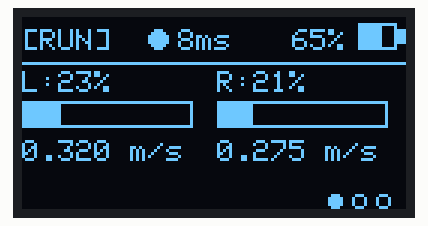
Simulated run of this sketch. Board: Arduino Uno, built for the host (arithmetic inside an expression is 32-bit, double 64-bit). Shown: 128×64 one-colour display.

Above: at 0.68 s.
At 5.78 s:
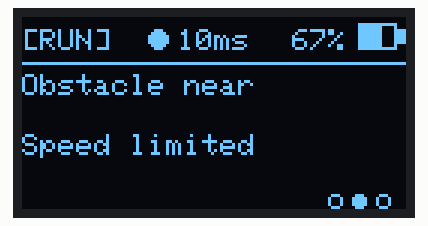
At 7.28 s:
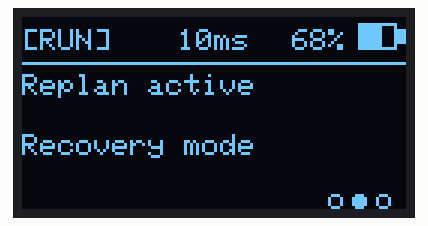
At 10.28 s:
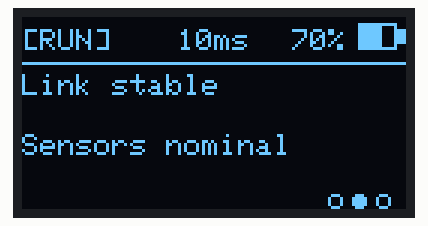
At 22.28 s:
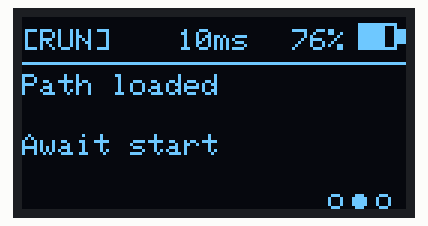
At 38.78 s:
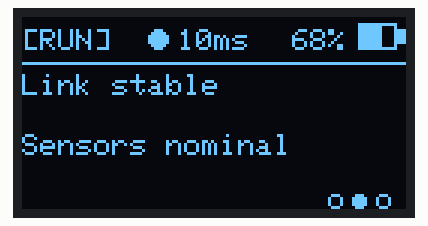

The sketch:

oled.ino
```cpp
#include <Adafruit_SSD1306.h>
#include <Adafruit_GFX.h>
#include <Wire.h>
#include <atomic>

#define WIDTH 128
#define HEIGHT 64

// ── Header region ────────────────────────────────────────────
#define HEADER_H 16  // pixels reserved for the fixed header
#define DIVIDER_Y 15 // y-coord of the horizontal divider line
#define CONTENT_Y 17 // first pixel row of the page content area

// ── Page cycling ─────────────────────────────────────────────
#define NUM_PAGES 3
#define PAGE_CYCLE_MS 5000 // ms between automatic page advances

// ── Hardcoded demo values ─────────────────────────────────────
// Page 1 – motors
float leftPwm = 0.75f; // 0.0 – 1.0
float rightPwm = 0.25f;
float leftVel = 0.576f; // m/s
float rightVel = 0.123f;

// Page 2 – text messages
const char *msgLine1 = "RPi: path loaded";
const char *msgLine2 = "Waiting for start";

// Page 3 – sensors
float tofDist = 18.4f;  // cm  (main ToF sensor)
float us1Dist = 45.2f;  // cm  (ultrasonic 1)
float us2Dist = 112.7f; // cm  (ultrasonic 2)
bool irFront = true;
bool irBack = false;
#define TOF_WARN_CM 20.0f

// ── State ─────────────────────────────────────────────────────
Adafruit_SSD1306 display(WIDTH, HEIGHT, &Wire, -1);

std::atomic<uint8_t> pageIndex = 0;
static uint32_t lastPageSwitch = 0;
static uint32_t lastOledUpdate = 0;
static uint32_t lastBlink = 0;
static bool blinkState = false;
static uint32_t lastFakeUpdate = 0;
static uint16_t simStep = 0;
static uint8_t battPct = 72;
static uint16_t fakeLoopMs = 10;

const char *msgPool1[] = {
    "Path loaded",
    "Tracking",
    "Obstacle near",
    "Replan active",
    "Link stable"};

const char *msgPool2[] = {
    "Await start",
    "Goal update",
    "Speed limited",
    "Recovery mode",
    "Sensors nominal"};

const uint8_t MSG_COUNT = sizeof(msgPool1) / sizeof(msgPool1[0]);

// ── Helpers ───────────────────────────────────────────────────

// Clear only the content area below the header
void clearContent()
{
  display.fillRect(0, CONTENT_Y, WIDTH, HEIGHT - CONTENT_Y, BLACK);
}

// Draw the persistent header (called once on init, then only the
// mutable parts – blink dot, loop time, battery – are refreshed)
void drawHeaderStatic()
{
  display.setTextSize(1);
  display.setTextColor(WHITE);
  display.setCursor(0, 4);
  display.print("[RUN]");
  display.drawLine(0, DIVIDER_Y, WIDTH - 1, DIVIDER_Y, WHITE);
}

void refreshHeader(uint16_t loopMs, uint8_t battPct)
{
  // Blink dot (status indicator)
  display.fillCircle(45, 7, 3, blinkState ? WHITE : BLACK);

  // Loop time
  display.fillRect(52, 1, 30, 12, BLACK);
  display.setTextSize(1);
  display.setCursor(52, 4);
  display.print(loopMs);
  display.print("ms");

  // Battery icon + percentage
  display.fillRect(90, 1, 38, 12, BLACK);
  display.setCursor(90, 4);
  display.print(battPct);
  display.print("%");
  display.drawRect(112, 2, 13, 9, WHITE); // battery body
  display.fillRect(125, 4, 3, 5, WHITE);  // battery nub
  // Fill proportional to charge
  uint8_t fillW = (uint8_t)(11 * battPct / 100);
  if (fillW)
    display.fillRect(113, 3, fillW, 7, WHITE);
}

void drawPageDots()
{
  for (uint8_t i = 0; i < NUM_PAGES; i++)
  {
    uint8_t dx = WIDTH - NUM_PAGES * 8 + i * 8;
    if (i == pageIndex)
      display.fillCircle(dx, HEIGHT - 3, 2, WHITE);
    else
      display.drawCircle(dx, HEIGHT - 3, 2, WHITE);
  }
}

float triWave(uint16_t phase, uint16_t period)
{
  uint16_t p = phase % period;
  uint16_t half = period / 2;
  if (p < half)
  {
    return (float)p / (float)half;
  }
  return (float)(period - p) / (float)half;
}

void updateFakeData(uint32_t now)
{
  if (now - lastFakeUpdate < 120)
  {
    return;
  }
  lastFakeUpdate = now;
  simStep++;

  float tSlow = triWave(simStep, 120);
  float tFast = triWave(simStep * 3, 120);

  leftPwm = 0.22f + 0.70f * tSlow;
  rightPwm = 0.18f + 0.74f * tFast;

  leftVel = 0.10f + leftPwm * 0.95f;
  rightVel = 0.08f + rightPwm * 0.90f;

  tofDist = 9.0f + 55.0f * triWave(simStep * 2, 180);
  us1Dist = 22.0f + 125.0f * triWave(simStep + 25, 200);
  us2Dist = 18.0f + 140.0f * triWave(simStep + 90, 220);

  irFront = (tofDist < 16.0f) || ((simStep / 10) % 9 == 0);
  irBack = ((simStep / 14) % 7 == 0);

  uint8_t msgIdx = (simStep / 16) % MSG_COUNT;
  msgLine1 = msgPool1[msgIdx];
  msgLine2 = msgPool2[msgIdx];

  battPct = 65 + (uint8_t)(12.0f * triWave(simStep, 360));
  fakeLoopMs = 8 + (uint16_t)(5.0f * triWave(simStep * 5, 120));
}

// Page 1 ─ Motor PWM bars + velocity
void drawPage1()
{
  const uint8_t BAR_W = 57;
  const uint8_t BAR_H = 9;
  const uint8_t ROW1_Y = CONTENT_Y + 1;
  const uint8_t BAR_Y = ROW1_Y + 10;
  const uint8_t VEL_Y = BAR_Y + BAR_H + 4;

  display.setTextSize(1);

  // Labels
  display.setCursor(0, ROW1_Y);
  display.print("L:");
  display.print((int)(leftPwm * 100));
  display.print("%");
  display.setCursor(65, ROW1_Y);
  display.print("R:");
  display.print((int)(rightPwm * 100));
  display.print("%");

  // Left bar (outline + fill)
  display.drawRect(0, BAR_Y, BAR_W, BAR_H, WHITE);
  display.fillRect(0, BAR_Y, (int)(BAR_W * leftPwm), BAR_H, WHITE);

  // Right bar
  display.drawRect(65, BAR_Y, BAR_W, BAR_H, WHITE);
  display.fillRect(65, BAR_Y, (int)(BAR_W * rightPwm), BAR_H, WHITE);

  // Velocity
  display.setCursor(0, VEL_Y);
  display.print(leftVel, 3);
  display.print(" m/s");
  display.setCursor(65, VEL_Y);
  display.print(rightVel, 3);
  display.print(" m/s");
}

// Page 2 ─ Two lines of text (messages / errors)
void drawPage2()
{
  display.setTextSize(1.8);
  display.setCursor(0, CONTENT_Y + 2);
  display.println(msgLine1);
  display.setCursor(0, CONTENT_Y + 22);
  display.println(msgLine2);
}

// Page 3 ─ ToF + dual ultrasonic
void drawPage3()
{
  const uint8_t Y0 = CONTENT_Y + 1;

  display.setTextSize(1);

  // ── ToF sensor ───────────────────────────────────────────
  bool warn = (tofDist < TOF_WARN_CM);

  display.setCursor(0, Y0);
  display.print("ToF:");

  if (warn)
  {
    // Flashing inverse "WARN" block
    if (blinkState)
    {
      display.fillRect(26, Y0 - 1, 34, 10, WHITE);
      display.setTextColor(BLACK);
      display.setCursor(28, Y0);
      display.print("WARN");
      display.setTextColor(WHITE);
    }
    // distance in bold
    display.setCursor(65, Y0);
    display.print(tofDist, 1);
    display.print("cm !");
  }
  else
  {
    display.setCursor(26, Y0);
    display.print(tofDist, 1);
    display.print(" cm");
    // Simple proximity bar (max range mapped to 100 cm)
    uint8_t barFill = (uint8_t)(45.0f * min(tofDist, 100.0f) / 100.0f);
    display.drawRect(75, Y0, 45, 8, WHITE);
    display.fillRect(75, Y0, barFill, 8, WHITE);
  }

  // ── Ultrasonic 1 ─────────────────────────────────────────
  display.setCursor(0, Y0 + 14);
  display.print("US1:");
  display.setCursor(26, Y0 + 14);
  if (us1Dist < 0)
    display.print("--  cm");
  else
  {
    display.print(us1Dist, 1);
    display.print(" cm");
  }

  // ── Ultrasonic 2 ─────────────────────────────────────────
  display.setCursor(0, Y0 + 26);
  display.print("US2:");
  display.setCursor(26, Y0 + 26);
  if (us2Dist < 0)
    display.print("--  cm");
  else
  {
    display.print(us2Dist, 1);
    display.print(" cm");
  }

  display.setCursor(0, HEIGHT - 8);
  display.print("IR F:");
  display.print(irFront ? "T" : "F");
  display.print(" B:");
  display.print(irBack ? "T" : "F");
}

// ── Setup ─────────────────────────────────────────────────────
void setup()
{
  Serial.begin(115200);

  if (!display.begin(SSD1306_SWITCHCAPVCC, 0x3C))
  {
    Serial.println(F("SSD1306 allocation failed"));
    for (;;)
      ;
  }

  delay(500);
  display.clearDisplay();
  drawHeaderStatic();
  display.display();

  lastPageSwitch = millis();
}

// ── Loop ──────────────────────────────────────────────────────
void loop()
{
  uint32_t now = millis();

  updateFakeData(now);

  // Advance page every PAGE_CYCLE_MS
  if (now - lastPageSwitch >= PAGE_CYCLE_MS)
  {
    pageIndex = (pageIndex + 1) % NUM_PAGES;
    lastPageSwitch = now;
  }

  // 500 ms blink tick
  if (now - lastBlink >= 500)
  {
    blinkState = !blinkState;
    lastBlink = now;
  }

  // Redraw at ~10 Hz
  if (now - lastOledUpdate >= 100)
  {
    lastOledUpdate = now;

    clearContent();

    switch (pageIndex)
    {
    case 0:
      drawPage1();
      break;
    case 1:
      drawPage2();
      break;
    case 2:
      drawPage3();
      break;
    }

    drawPageDots();

    refreshHeader(fakeLoopMs, battPct);
    display.display();
  }
}
```

Measured:
- what the display in image 1 shows lasts 0.4 s, from 5.6 s to 6.0 s
